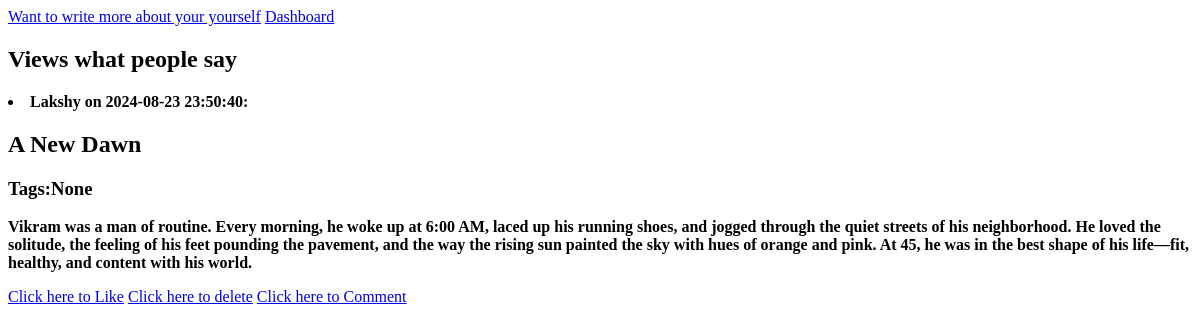
The page /bond (signed in) on the database as committed earlier.
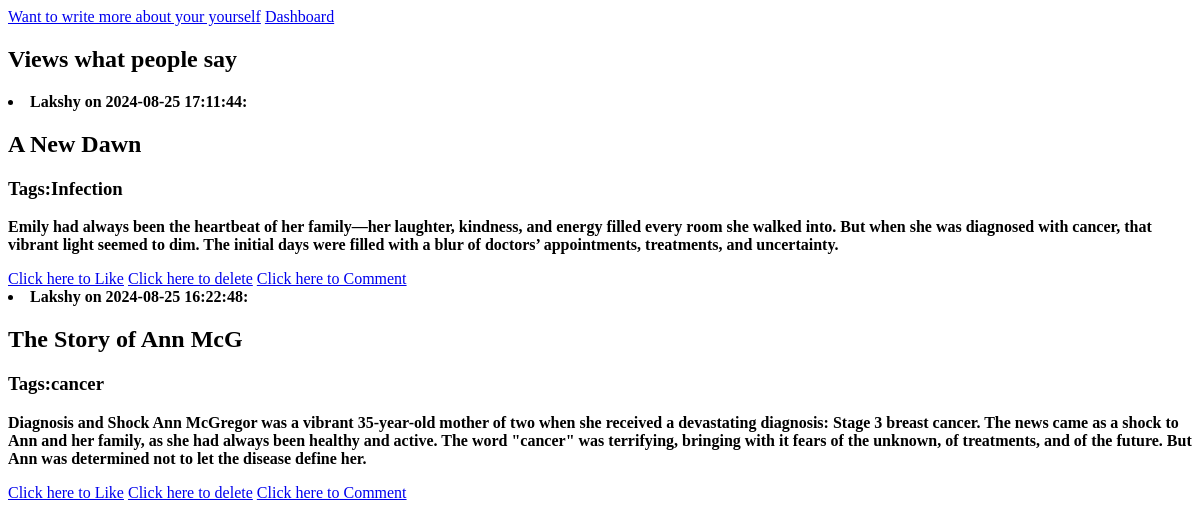
The same page on the database as committed later.
### app.py (models this page shows)
class Bond(db.Model):
    id=db.Column(db.Integer,primary_key=True)
    title=db.Column(db.String(80))
    content=db.Column(db.Text,nullable=False)
    author=db.Column(db.String(80),nullable=False)
    date_posted=db.Column(db.DateTime,default=datetime.now)
    tags=db.Column(db.String(200),nullable=False)

### app.py (the view)
@app.route('/bond',methods=['POST','GET'])
@login_required
def bonding():
    posts=Bond.query.order_by(Bond.date_posted.desc()).all()
    return render_template("bonding.html",posts=posts)

### app.py (called while the page is built)
@login_manager.user_loader
def load_user(user_id):
    return User.query.get(int(user_id))

### templates/bonding.html (shortened to what this page needs)
<!DOCTYPE html>
<html>
    <head>
        <link rel="stylesheet" href="">
    </head>
    <body>
        <a href="{{url_for('write')}}">Want to write more about your yourself</a>
        <a href="{{url_for('dashboard')}}" >Dashboard </a>
        <h2>Views what people say</h2>
        {% for post in  posts%}
        <li><strong>{{post.author}} on  {{ post.date_posted.strftime('%Y-%m-%d %H:%M:%S') }}:</strong></li>
        <h2>{{post.title}}</h2>
        <h3>Tags:{{post.tags}}</h3>
        <p><strong>{{post.content}}</strong></p>
        <a href="{{ url_for('like_post', id=post.id) }}">Click here to Like</a>
        <a href="{{ url_for('delete_post', id=post.id) }}">Click here to delete</a>
        <a href="{{ url_for('comment', id=post.id) }}">Click here to Comment</a>
        {% endfor %}
    </body>
</html>

Rows that differ between the two databases and show on the page:
removed Bond: author "Lakshy", date_posted "2024-08-23 23:50:40", title "A New Dawn", tags "None", content "Vikram was a man of routine. Every morning, he woke up at 6:00 AM, laced up his running shoes, and jogged through the quiet streets of his neighborhood. He loved the solitude, the feeling of his feet pounding the pavement, and the way the rising sun painted the sky with hues of orange and pink. At 45, he was in the best shape of his life—fit, healthy, and content with his world."
added Bond: author "Lakshy", date_posted "2024-08-25 17:11:44", title "A New Dawn", tags "Infection", content "Emily had always been the heartbeat of her family—her laughter, kindness, and energy filled every room she walked into. But when she was diagnosed with cancer, that vibrant light seemed to dim. The initial days were filled with a blur of doctors’ appointments, treatments, and uncertainty."
added Bond: author "Lakshy", date_posted "2024-08-25 16:22:48", title "The Story of Ann McG", tags "cancer", content "Diagnosis and Shock Ann McGregor was a vibrant 35-year-old mother of two when she received a devastating diagnosis: Stage 3 breast cancer. The news came as a shock to Ann and her family, as she had always been healthy and active. The word \"cancer\" was terrifying, bringing with it fears of the unknown, of treatments, and of the future. But Ann was determined not to let the disease define her."
